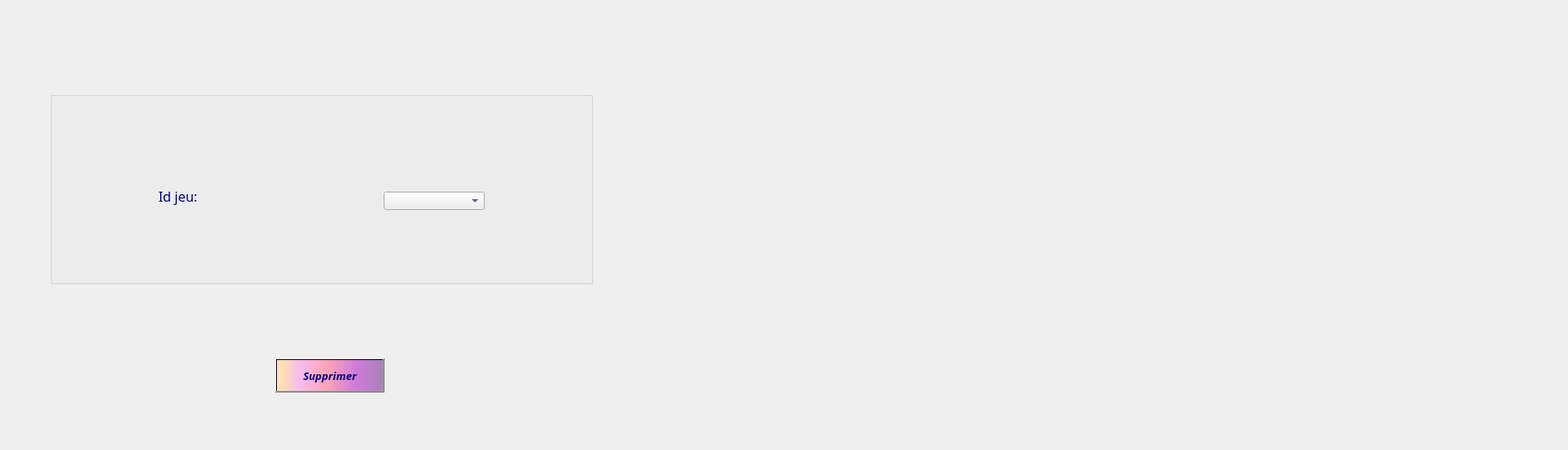
     <widget class="QWidget" name="tab_8">
      <attribute name="title">
       <string>Supprimer</string>
      </attribute>
      <widget class="QGroupBox" name="groupBox_suppCl_5">
       <property name="geometry">
        <rect>
         <x>60</x>
         <y>110</y>
         <width>651</width>
         <height>231</height>
        </rect>
       </property>
       <property name="font">
        <font>
         <family>Lucida Calligraphy</family>
         <pointsize>16</pointsize>
         <weight>50</weight>
         <bold>false</bold>
        </font>
       </property>
       <property name="cursor">
        <cursorShape>ArrowCursor</cursorShape>
       </property>
       <property name="acceptDrops">
        <bool>false</bool>
       </property>
       <property name="layoutDirection">
        <enum>Qt::LeftToRight</enum>
       </property>
       <property name="autoFillBackground">
        <bool>false</bool>
       </property>
       <property name="styleSheet">
        <string notr="true">color:rgb(0, 0, 127);
background-color: qconicalgradient(cx:0, cy:0, angle:135, stop:0 rgba(255, 170, 232, 69), stop:0.0753769 rgba(255, 170, 255, 69), stop:0.221106 rgba(255, 170, 255, 208), stop:0.351759 rgba(255, 192, 255, 0), stop:0.422111 rgba(255, 85, 255, 130), stop:0.437186 rgba(255, 170, 255, 145), stop:0.518717 rgba(255, 170, 255, 130), stop:0.527638 rgba(255, 170, 255, 69), stop:0.562814 rgba(255, 170, 255, 130), stop:1 rgba(255, 255, 0, 69));</string>
       </property>
       <property name="title">
        <string/>
       </property>
       <widget class="QLabel" name="label_55">
        <property name="geometry">
         <rect>
          <x>168</x>
          <y>318</y>
          <width>2101</width>
          <height>2211</height>
         </rect>
        </property>
        <property name="text">
         <string/>
        </property>
        <property name="pixmap">
         <pixmap>../../../../Users/youta/Documents/Clients_cadeaux/macaron.jpg</pixmap>
        </property>
       </widget>
       <widget class="QComboBox" name="comboBox_suppjeu_2">
        <property name="geometry">
         <rect>
          <x>400</x>
          <y>120</y>
          <width>121</width>
          <height>22</height>
         </rect>
        </property>
       </widget>
       <widget class="QLabel" name="idj_supprimer_2">
        <property name="geometry">
         <rect>
          <x>130</x>
          <y>110</y>
          <width>171</width>
          <height>31</height>
         </rect>
        </property>
        <property name="font">
         <font>
          <family>Lucida Calligraphy</family>
          <pointsize>12</pointsize>
         </font>
        </property>
        <property name="styleSheet">
         <string notr="true">color: rgb(0, 0, 127);
border-color: rgb(170, 0, 255);</string>
        </property>
        <property name="text">
         <string>Id jeu:</string>
        </property>
       </widget>
      </widget>
      <widget class="QPushButton" name="pushButton_suppjeu_2">
       <property name="geometry">
        <rect>
         <x>330</x>
         <y>430</y>
         <width>131</width>
         <height>41</height>
        </rect>
       </property>
       <property name="font">
        <font>
         <family>Lucida Calligraphy</family>
         <pointsize>10</pointsize>
         <weight>75</weight>
         <italic>true</italic>
         <bold>true</bold>
         <underline>false</underline>
         <strikeout>false</strikeout>
        </font>
       </property>
       <property name="styleSheet">
        <string notr="true">background-color: qlineargradient(spread:pad, x1:1, y1:0, x2:1, y2:0, stop:0.919598 rgba(255, 0, 111, 255), stop:0.98 rgba(0, 0, 0, 255), stop:1 rgba(235, 148, 61, 255));
color: rgb(0, 0, 127);
background-color: qlineargradient(spread:pad, x1:0, y1:0, x2:1, y2:0, stop:0.0100503 rgba(252, 222, 204, 255), stop:0.0502513 rgba(254, 223, 175, 255), stop:0.211055 rgba(246, 189, 237, 255), stop:0.487437 rgba(249, 162, 183, 255), stop:0.753769 rgba(206, 122, 218, 255), stop:1 rgba(170, 128, 185, 255));</string>
       </property>
       <property name="text">
        <string>Supprimer</string>
       </property>
       <property name="icon">
        <iconset>
         <normaloff>../../../../images_projets/téléchargement.png</normaloff>../../../../images_projets/téléchargement.png</iconset>
       </property>
       <property name="iconSize">
        <size>
         <width>30</width>
         <height>50</height>
        </size>
       </property>
       <property name="checkable">
        <bool>false</bool>
       </property>
       <property name="autoRepeatDelay">
        <number>303</number>
       </property>
      </widget>
      <widget class="QLabel" name="label_26">
       <property name="geometry">
        <rect>
         <x>-930</x>
         <y>0</y>
         <width>1871</width>
         <height>531</height>
        </rect>
       </property>
       <property name="text">
        <string/>
       </property>
       <property name="pixmap">
        <pixmap>../../../../images_projets/cake-balls-4139984_1920.jpg</pixmap>
       </property>
      </widget>
      <zorder>label_26</zorder>
      <zorder>groupBox_suppCl_5</zorder>
      <zorder>pushButton_suppjeu_2</zorder>
     </widget>
